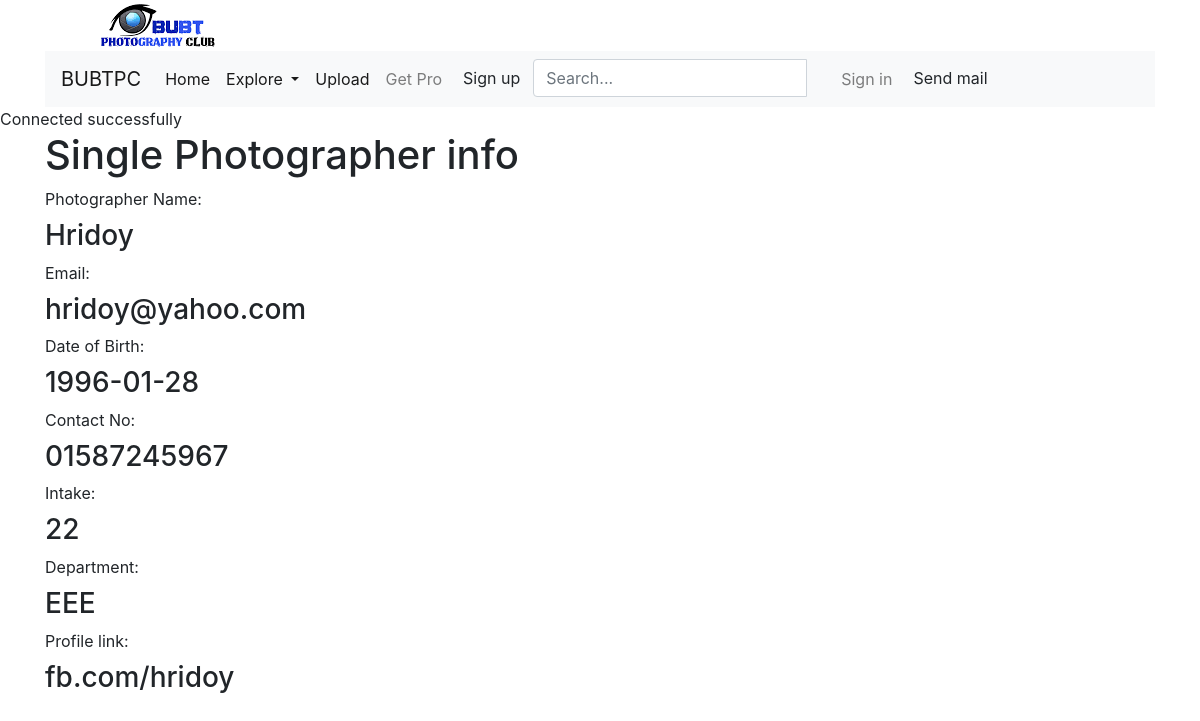
The app's page /show.php?s_id=5 with its own data.
### tables this page shows
CREATE TABLE `reg` (
  `s_id` int(11) NOT NULL,
  `username` varchar(255) DEFAULT NULL,
  `email` varchar(255) DEFAULT NULL,
  `password` varchar(11) DEFAULT NULL,
  `dob` varchar(255) DEFAULT NULL,
  `contact` varchar(255) DEFAULT NULL,
  `intake` int(20) DEFAULT NULL,
  `dept` varchar(255) DEFAULT NULL,
  `profile_link` varchar(255) DEFAULT NULL
);

### show.php (the view)
<?php include('partials/header.php'); ?>
<?php include('partials/topnav.php'); ?>
<?php include('partials/navbar.php'); ?>
<?php include("myPhp/connect.php") ?>
<?php
$s_id = $_REQUEST["s_id"];
$sql = "SELECT * FROM reg WHERE s_id=".$s_id;
$result = $conn->query($sql);
$row = $result->fetch_assoc();
 ?>
<section>
	<div class="container">
		<h1>Single Photographer info</h1>
		<label>Photographer Name:</label>
		<h3> <?php echo $row["username"]; ?> </h3>
		<label>Email:</label>
		<h3> <?php echo $row["email"]; ?> </h3>
		<label>Date of Birth:</label>
		<h3> <?php echo $row["dob"]; ?> </h3>
		<label>Contact No:</label>
		<h3> <?php echo $row["contact"]; ?> </h3>
		<label>Intake:</label>
		<h3> <?php echo $row["intake"]; ?> </h3>
		<label>Department:</label>
		<h3> <?php echo $row["dept"]; ?> </h3>
		<label>Profile link:</label>
		<h3> <?php echo $row["profile_link"]; ?> </h3>
	</div>
</section>
<?php include('partials/footer.php'); ?>

### records on screen
reg: username "Hridoy", email "hridoy@yahoo.com", dob "1996-01-28", contact "01587245967", intake "22", dept "EEE", profile_link "fb.com/hridoy"
